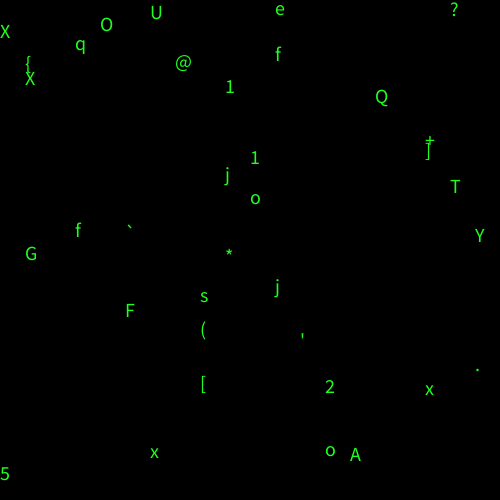
Frame 1 (no input)
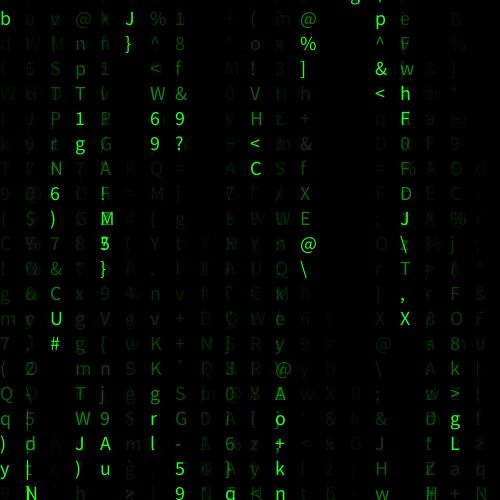
Frame 60 (the mouse pressed at the canvas centre just before this capture)
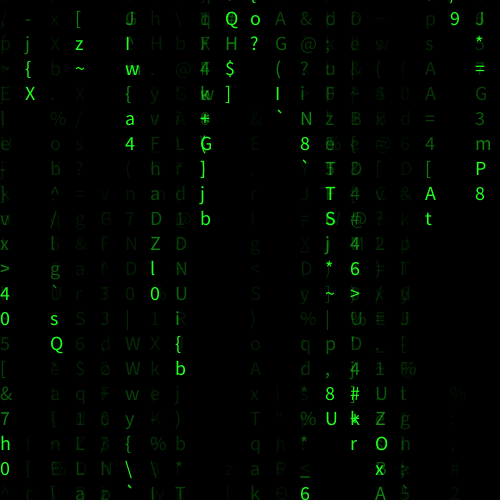
Frame 120 (the mouse held since frame 60 and released just before this capture)

The Processing sketch that drew these frames (run headless with seeded random() and noise(); from frame 60 on, the mouse is pressed at the canvas centre):

// Processing sketch: TheMatrix
// ── TheMatrix.pde
float density = 3;
float hSpace = 25;
ArrayList<Char> chars = new ArrayList<Char>();

void setup()
{

  size(500, 500);
  //fullScreen();
  frameRate(15);
  background(0);

  int elements = floor(width / hSpace * density);

  float lastPosX = 0;
  for (int i = 0; i < elements; i++) 
  {
    chars.add(new Char(lastPosX));
    lastPosX += hSpace;
    if (lastPosX > width)
      lastPosX = 0;
  }
}

void draw()
{
  background(0);

  for (Char element : chars)
  {
    element.show();
    element.move();
  }
}

// ── Char.pde
float step = 25;
int numberOfShadows = 20;

class Char
{
  color m_color;
  float m_posX;
  float m_posY;
  char[] history = new char[numberOfShadows];

  Char(float posX)
  {
    m_color  = color(30, 255, 30);
    m_posY = step * random(height/step + numberOfShadows);
    m_posX = posX;

    for (int i = 0; i < history.length; i++) 
    {
      history[i] = ' ';
    }
  }

  void show()
  {
    char c = (char) int(random(33, 127));
    fill(m_color);
    textSize(step-5);
    text(c, m_posX, m_posY);

    showShadows();
    appendToHistory(c);
  }

  void move()
  {
    m_posY += step;
    if (m_posY > height + step*numberOfShadows)
      m_posY = -step;
  }

  private void showShadows()
  {
    for (int i = 0; i < numberOfShadows; i++)
    {
      fill(m_color, 255/(i+1));
      textSize(step-5);
      text(history[i], m_posX, m_posY - step*(i+1));
    }
  }

  private void appendToHistory(char newChar)
  {
    for (int i = history.length - 1; i > 0; i--)
    {
      history[i] = history[i-1];
    }

    history[0] = newChar;
  }
}
